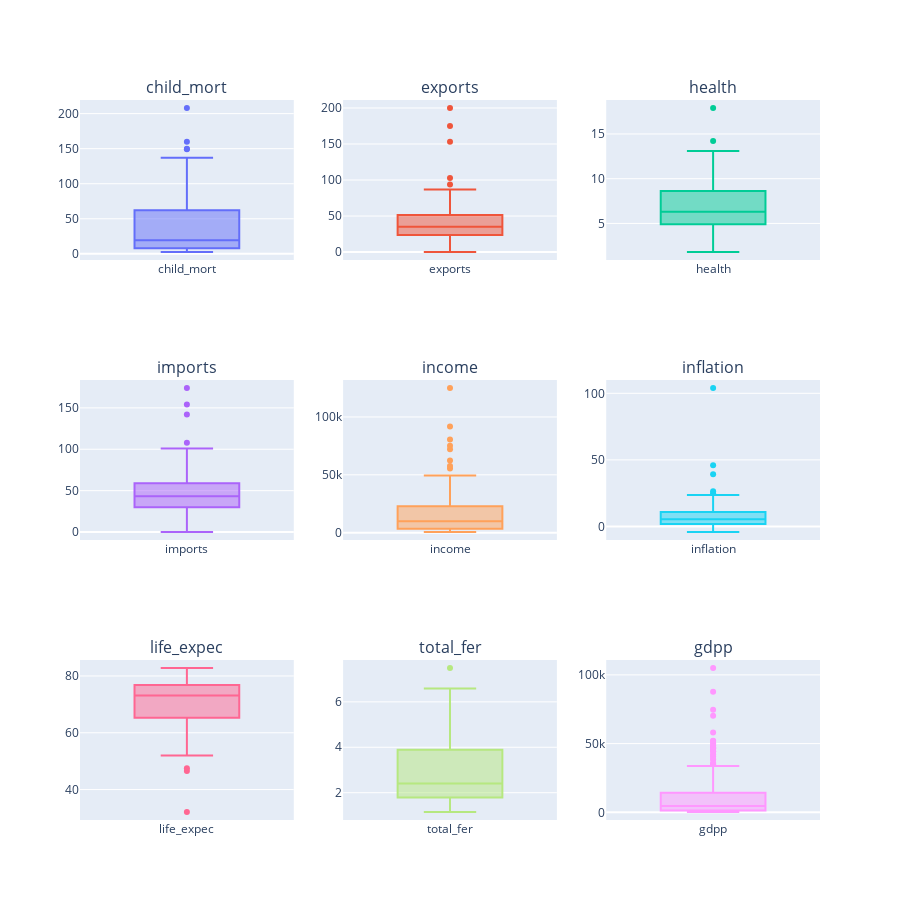

Write notebook code for a chart like this one.
### Code cell
import plotly.graph_objects as go
from plotly.subplots import make_subplots

# Remover a coluna com nomes dos países (assumindo que é a primeira coluna)
df_numerico = country_data.iloc[:,1:]

# Número total de colunas numéricas
num_cols = len(df_numerico.columns)

# Criar uma figura com subplots (3 colunas por linha)
fig = make_subplots(rows=(num_cols // 3) + (num_cols % 3 > 0), cols=3, subplot_titles=df_numerico.columns)

# Adicionar um boxplot para cada coluna numérica
for i, col in enumerate(df_numerico.columns):
    fig.add_trace(go.Box(y=df_numerico[col], name=col), row=(i // 3) + 1, col=(i % 3) + 1)

# Ajustar o layout
# O cálculo da altura é ajustado para acomodar 3 gráficos por linha
fig.update_layout(height=300 * ((num_cols // 3) + (num_cols % 3 > 0)), width=900, showlegend=False)

fig.show()

### Figure 1 — Plotly figure (JSON) as saved in the notebook; plotly's stock layout.template omitted (floating-point values rounded to 4 significant figures; data arrays with more than 128 entries replaced by an {"elided": "..."} marker saying what was removed)
{"data": [{"name": "child_mort", "type": "box", "xaxis": "x", "y": {"elided": "167 float values"}, "yaxis": "y"}, {"name": "exports", "type": "box", "xaxis": "x2", "y": {"elided": "167 float values"}, "yaxis": "y2"}, {"name": "health", "type": "box", "xaxis": "x3", "y": {"elided": "167 float values"}, "yaxis": "y3"}, {"name": "imports", "type": "box", "xaxis": "x4", "y": {"elided": "167 float values"}, "yaxis": "y4"}, {"name": "income", "type": "box", "xaxis": "x5", "y": {"elided": "167 int values"}, "yaxis": "y5"}, {"name": "inflation", "type": "box", "xaxis": "x6", "y": {"elided": "167 float values"}, "yaxis": "y6"}, {"name": "life_expec", "type": "box", "xaxis": "x7", "y": {"elided": "167 float values"}, "yaxis": "y7"}, {"name": "total_fer", "type": "box", "xaxis": "x8", "y": {"elided": "167 float values"}, "yaxis": "y8"}, {"name": "gdpp", "type": "box", "xaxis": "x9", "y": {"elided": "167 int values"}, "yaxis": "y9"}], "layout": {"annotations": [{"font": {"size": 16}, "showarrow": false, "text": "child_mort", "x": 0.1444, "xanchor": "center", "xref": "paper", "y": 1, "yanchor": "bottom", "yref": "paper"}, {"font": {"size": 16}, "showarrow": false, "text": "exports", "x": 0.5, "xanchor": "center", "xref": "paper", "y": 1, "yanchor": "bottom", "yref": "paper"}, {"font": {"size": 16}, "showarrow": false, "text": "health", "x": 0.8556, "xanchor": "center", "xref": "paper", "y": 1, "yanchor": "bottom", "yref": "paper"}, {"font": {"size": 16}, "showarrow": false, "text": "imports", "x": 0.1444, "xanchor": "center", "xref": "paper", "y": 0.6111, "yanchor": "bottom", "yref": "paper"}, {"font": {"size": 16}, "showarrow": false, "text": "income", "x": 0.5, "xanchor": "center", "xref": "paper", "y": 0.6111, "yanchor": "bottom", "yref": "paper"}, {"font": {"size": 16}, "showarrow": false, "text": "inflation", "x": 0.8556, "xanchor": "center", "xref": "paper", "y": 0.6111, "yanchor": "bottom", "yref": "paper"}, {"font": {"size": 16}, "showarrow": false, "text": "life_expec", "x": 0.1444, "xanchor": "center", "xref": "paper", "y": 0.2222, "yanchor": "bottom", "yref": "paper"}, {"font": {"size": 16}, "showarrow": false, "text": "total_fer", "x": 0.5, "xanchor": "center", "xref": "paper", "y": 0.2222, "yanchor": "bottom", "yref": "paper"}, {"font": {"size": 16}, "showarrow": false, "text": "gdpp", "x": 0.8556, "xanchor": "center", "xref": "paper", "y": 0.2222, "yanchor": "bottom", "yref": "paper"}], "height": 900, "showlegend": false, "width": 900, "xaxis": {"anchor": "y", "domain": [0, 0.2889]}, "xaxis2": {"anchor": "y2", "domain": [0.3556, 0.6444]}, "xaxis3": {"anchor": "y3", "domain": [0.7111, 1]}, "xaxis4": {"anchor": "y4", "domain": [0, 0.2889]}, "xaxis5": {"anchor": "y5", "domain": [0.3556, 0.6444]}, "xaxis6": {"anchor": "y6", "domain": [0.7111, 1]}, "xaxis7": {"anchor": "y7", "domain": [0, 0.2889]}, "xaxis8": {"anchor": "y8", "domain": [0.3556, 0.6444]}, "xaxis9": {"anchor": "y9", "domain": [0.7111, 1]}, "yaxis": {"anchor": "x", "domain": [0.7778, 1]}, "yaxis2": {"anchor": "x2", "domain": [0.7778, 1]}, "yaxis3": {"anchor": "x3", "domain": [0.7778, 1]}, "yaxis4": {"anchor": "x4", "domain": [0.3889, 0.6111]}, "yaxis5": {"anchor": "x5", "domain": [0.3889, 0.6111]}, "yaxis6": {"anchor": "x6", "domain": [0.3889, 0.6111]}, "yaxis7": {"anchor": "x7", "domain": [0, 0.2222]}, "yaxis8": {"anchor": "x8", "domain": [0, 0.2222]}, "yaxis9": {"anchor": "x9", "domain": [0, 0.2222]}}}
